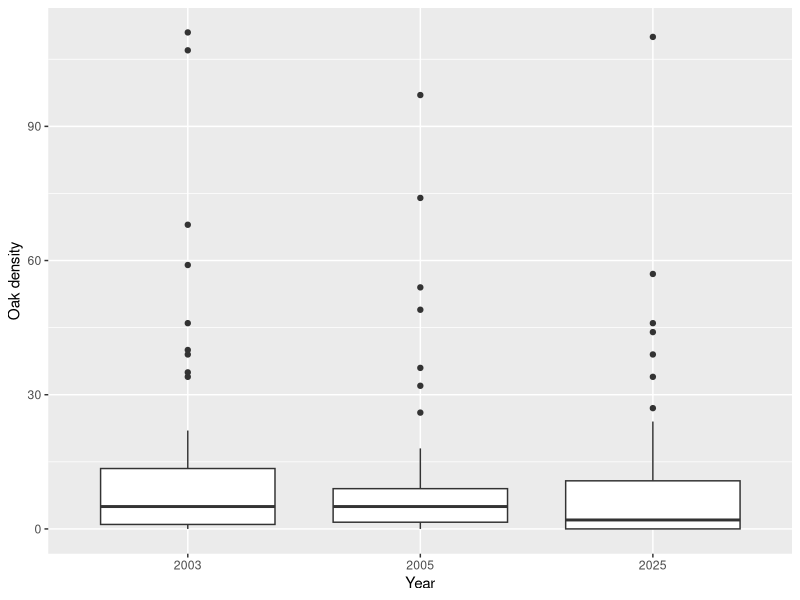
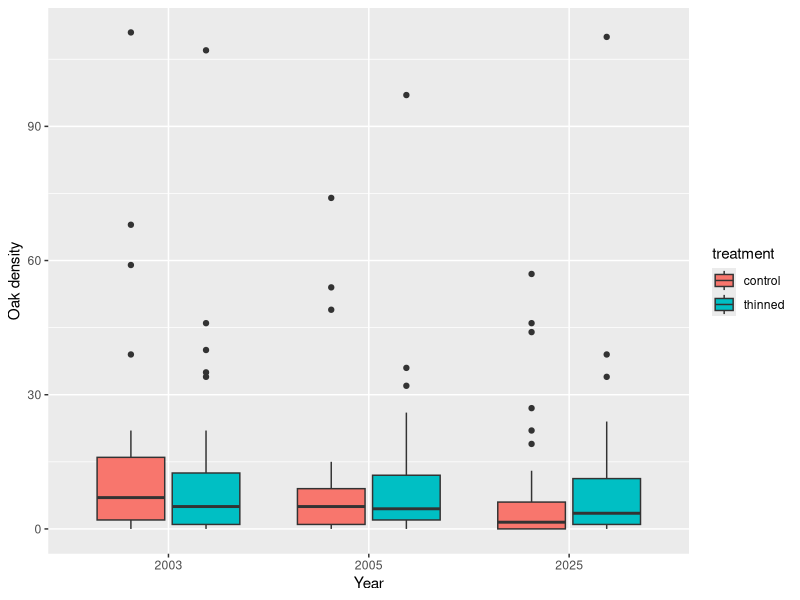
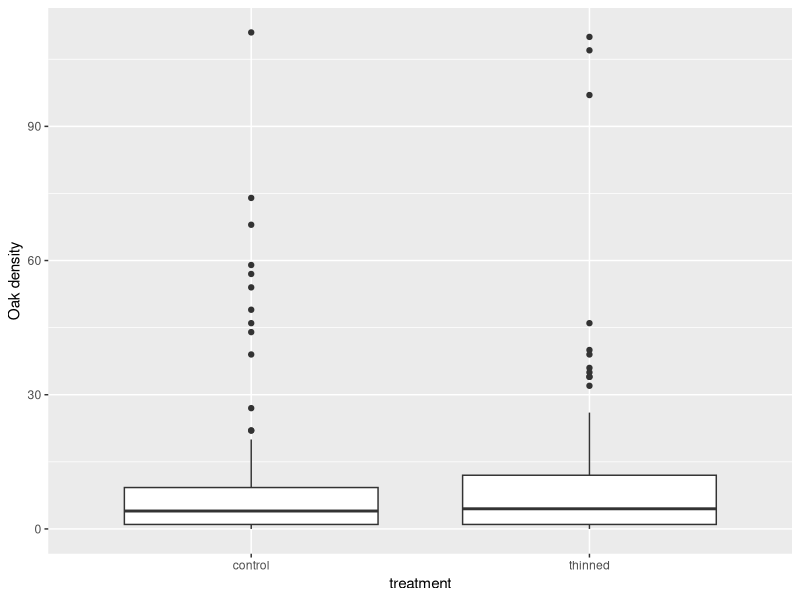
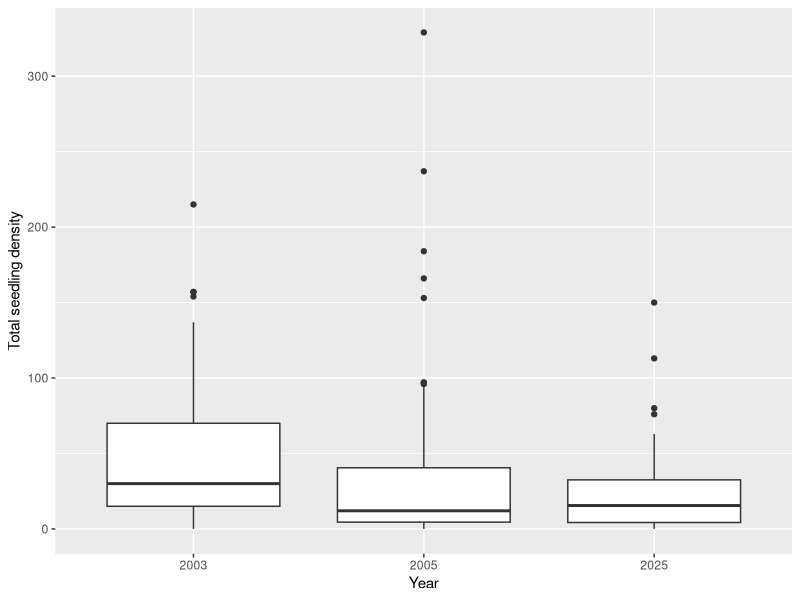
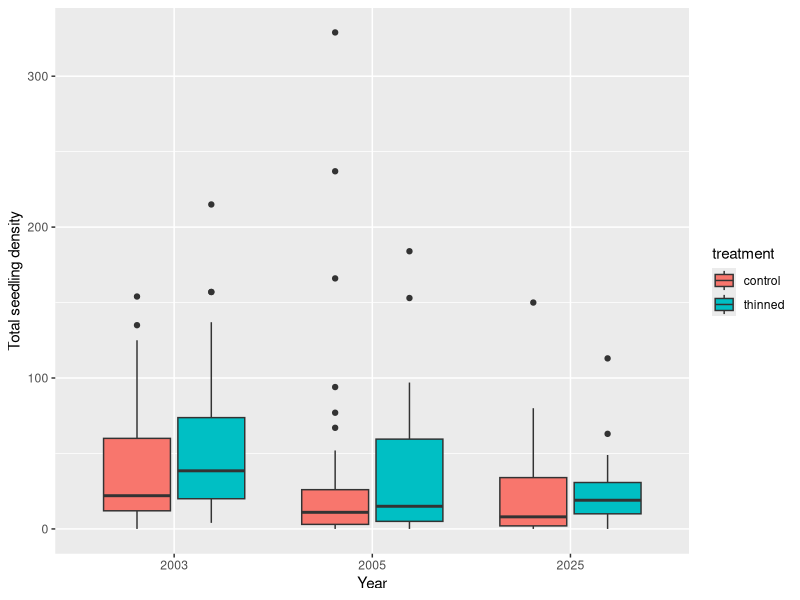
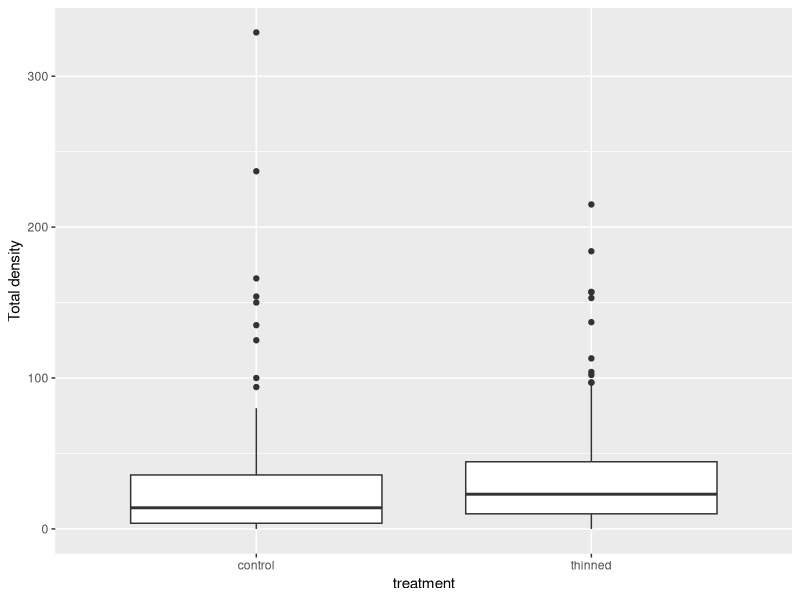
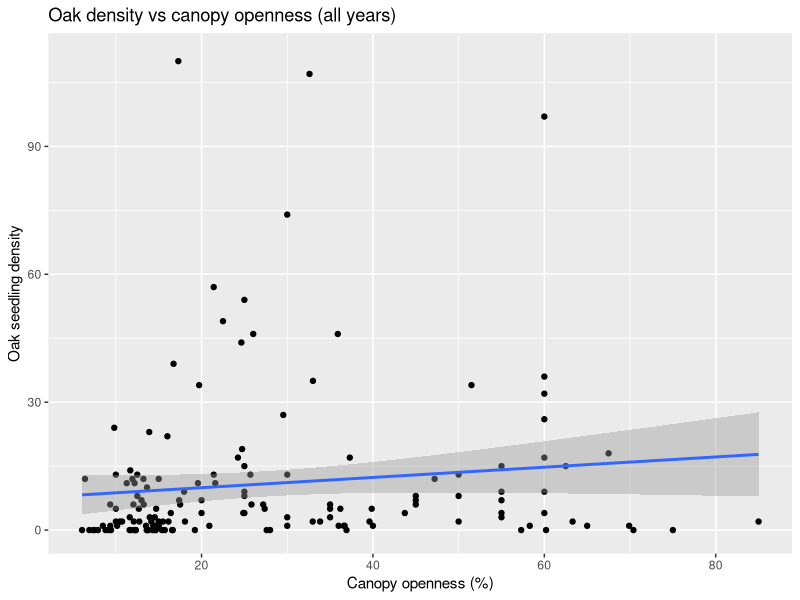
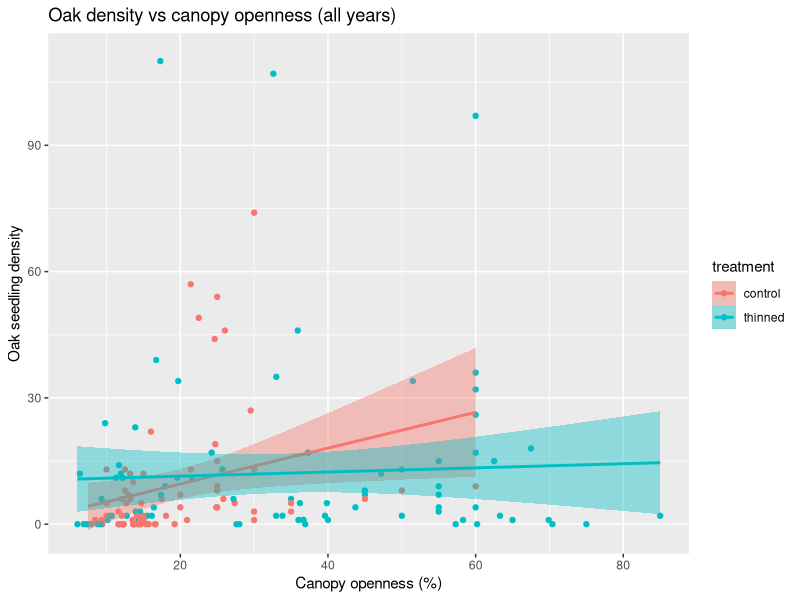

Write the R code that produced these figures, in order.
#Exploratory figures 16/3/2026

library(readr)
library(dplyr)
library(ggplot2)
library(GGally)

regeneration <- read_csv("processed_data/regeneration_data.csv")


#Filter to exclude area_type "extended" to remove duplicate seedling rows
regeneration_coreNA <- regeneration %>% 
  filter(area_type != "extended" | is.na(area_type))


#Oak density 2003 vs 2005 vs 2025
oak_density <- regeneration_coreNA %>%
  filter(species == "Quercus sp.") %>%
  group_by(site, plot, treatment, year, transect, subplot, area_m2, canopy_openness, pH, quercus_sp_ba, total_ba) %>%
  summarise(oak_density = sum(density), .groups = "drop")

ggplot(oak_density,
       aes(x = factor(year), y = oak_density)) +
  geom_boxplot() + 
  labs(x = "Year", y = "Oak density")

#Control and treatment separately
ggplot(oak_density,
       aes(x = factor(year), y = oak_density, fill = treatment)) +
  geom_boxplot() + 
  labs(x = "Year", y = "Oak density")

#Overall oak density by treatment (not important)
ggplot(oak_density,
       aes(x = factor(treatment), y = oak_density)) +
  geom_boxplot() + 
  labs(x = "treatment", y = "Oak density")


#Total seedling density 2003 vs 2005 vs 2025
total_density <- regeneration_coreNA %>% 
  group_by(site, plot, treatment, year, transect, subplot, area_m2, canopy_openness, pH, quercus_sp_ba, total_ba) %>% 
  summarise(total_density = sum(density), .groups = "drop")

ggplot(total_density,
       aes(x = factor(year), y = total_density)) +
  geom_boxplot() + 
  labs(x = "Year", y = "Total seedling density")

#Control and treatment separately
ggplot(total_density,
       aes(x = factor(year), y = total_density, fill = treatment)) +
  geom_boxplot() + 
  labs(x = "Year", y = "Total seedling density")

#Total density by treatment (not important)
ggplot(total_density,
       aes(x = factor(treatment), y = total_density)) +
  geom_boxplot() + 
  labs(x = "treatment", y = "Total density")


#Oak density vs canopy openness, all years
ggplot(oak_density, aes(x = canopy_openness, y = oak_density)) + 
  geom_point() +
  geom_smooth(method = "lm") +
  labs(x = "Canopy openness (%)",
       y = "Oak seedling density",
       title = "Oak density vs canopy openness (all years)")

#All years with treatment
ggplot(oak_density, aes(x = canopy_openness, y = oak_density, fill = treatment, color = treatment)) + 
  geom_point() +
  geom_smooth(method = "lm") +
  labs(x = "Canopy openness (%)",
       y = "Oak seedling density",
       title = "Oak density vs canopy openness (all years)")

#2003 (canopy values only in treatment plots of three sites)
ggplot(oak_density %>% filter(year == 2003), 
       aes(x = canopy_openness, y = oak_density)) + 
  geom_point() +
  geom_smooth(method = "lm") +
  labs(x = "Canopy openness (%)",
       y = "Oak seedling density",
       title = "Oak density vs canopy openness (2003)")

#2005
ggplot(oak_density %>% filter(year == 2005), 
       aes(x = canopy_openness, y = oak_density)) + 
  geom_point() +
  geom_smooth(method = "lm") +
  labs(x = "Canopy openness (%)",
       y = "Oak seedling density",
       title = "Oak density vs canopy openness (2005)")

#2005 with treatment
ggplot(oak_density %>% filter(year == 2005), 
       aes(x = canopy_openness, y = oak_density, fill = treatment, color = treatment)) + 
  geom_point() +
  geom_smooth(method = "lm") +
  labs(x = "Canopy openness (%)",
       y = "Oak seedling density",
       title = "Oak density vs canopy openness (2005)")

#2025 (canopy openness was measured for all subplots)
ggplot(oak_density %>% filter(year == 2025),
       aes(x = canopy_openness, y = oak_density)) + 
  geom_point() +
  geom_smooth(method = "lm") +
  labs(x = "Canopy openness (%)",
       y = "Oak seedling density",
       title = "Oak density vs canopy openness (2025)")

#2025 with treatment
ggplot(oak_density %>% filter(year == 2025),
       aes(x = canopy_openness, y = oak_density, fill = treatment, color = treatment)) + 
  geom_point() +
  geom_smooth(method = "lm") +
  labs(x = "Canopy openness (%)",
       y = "Oak seedling density",
       title = "Oak density vs canopy openness (2025)")


#Total seedling density vs canopy openness, all years
ggplot(total_density, aes(x = canopy_openness, y = total_density)) +
  geom_point() +
  geom_smooth(method = "lm") +
  labs(x = "Canopy openness (%)",
       y = "Total seedling density",
       title = "Total seedling density vs canopy openness (all years)")

#All years with treatment
ggplot(total_density, aes(x = canopy_openness, y = total_density, fill = treatment, color = treatment)) +
  geom_point() +
  geom_smooth(method = "lm") +
  labs(x = "Canopy openness (%)",
       y = "Total seedling density",
       title = "Total seedling density vs canopy openness (all years)")

#2003 (canopy values only in treatment plots of three sites)
ggplot(total_density %>% filter(year == 2003),
       aes(x = canopy_openness, y = total_density)) +
  geom_point() +
  geom_smooth(method = "lm") +
  labs(x = "Canopy openness (%)",
       y = "Total seedling density",
       title = "Total seedling density vs canopy openness (2003)")

#2005
ggplot(total_density %>% filter(year == 2005),
       aes(x = canopy_openness, y = total_density)) +
  geom_point() +
  geom_smooth(method = "lm") +
  labs(x = "Canopy openness (%)",
       y = "Total seedling density",
       title = "Total seedling density vs canopy openness (2005)")

#2005 with treatment
ggplot(total_density %>% filter(year == 2005),
       aes(x = canopy_openness, y = total_density, fill = treatment, color = treatment)) +
  geom_point() +
  geom_smooth(method = "lm") +
  labs(x = "Canopy openness (%)",
       y = "Total seedling density",
       title = "Total seedling density vs canopy openness (2005)")

#2025
ggplot(total_density %>% filter(year == 2025),
       aes(x = canopy_openness, y = total_density)) +
  geom_point() +
  geom_smooth(method = "lm") +
  labs(x = "Canopy openness (%)",
       y = "Total seedling density",
       title = "Total seedling density vs canopy openness (2025)")

#2025 with treatment
ggplot(total_density %>% filter(year == 2025),
       aes(x = canopy_openness, y = total_density, fill = treatment, color = treatment)) +
  geom_point() +
  geom_smooth(method = "lm") +
  labs(x = "Canopy openness (%)",
       y = "Total seedling density",
       title = "Total seedling density vs canopy openness (2025)")

#Without oak
others_density <- regeneration_coreNA %>% 
  filter(species != "Quercus sp.") %>% 
  group_by(site, plot, treatment, year, transect, subplot, area_m2, canopy_openness, pH, quercus_sp_ba, total_ba) %>%
  summarise(others_density = sum(density), .groups = "drop")

#All years without oak
ggplot(others_density, aes(x = canopy_openness, y = others_density)) +
  geom_point() +
  geom_smooth(method = "lm") +
  labs(x = "Canopy openness (%)",
       y = "Total seedling density without oak",
       title = "Total seedling density (no oaks) vs canopy openness (all years)")

#With treatment
ggplot(others_density, aes(x = canopy_openness, y = others_density, fill = treatment, color = treatment)) +
  geom_point() +
  geom_smooth(method = "lm") +
  labs(x = "Canopy openness (%)",
       y = "Total seedling density without oak",
       title = "Total seedling density (no oaks) vs canopy openness (all years)")

#2003 without oak (canopy values only in treatment plots of three sites)
ggplot(others_density %>% filter(year == 2003),
       aes(x = canopy_openness, y = others_density)) +
  geom_point() +
  geom_smooth(method = "lm") +
  labs(x = "Canopy openness (%)",
       y = "Total seedling density without oak",
       title = "Total seedling density (no oaks) vs canopy openness (2003)")

#2005 without oak
ggplot(others_density %>% filter(year == 2005),
       aes(x = canopy_openness, y = others_density)) +
  geom_point() +
  geom_smooth(method = "lm") +
  labs(x = "Canopy openness (%)",
       y = "Total seedling density without oak",
       title = "Total seedling density (no oaks) vs canopy openness (2005)")

#With treatment
ggplot(others_density %>% filter(year == 2005),
       aes(x = canopy_openness, y = others_density, fill = treatment, color = treatment)) +
  geom_point() +
  geom_smooth(method = "lm") +
  labs(x = "Canopy openness (%)",
       y = "Total seedling density without oak",
       title = "Total seedling density (no oaks) vs canopy openness (2005)")

#Only 2025 without oak
ggplot(others_density %>% filter(year == 2025),
       aes(x = canopy_openness, y = others_density)) +
  geom_point() +
  geom_smooth(method = "lm") +
  labs(x = "Canopy openness (%)",
       y = "Total seedling density without oak",
       title = "Total seedling density (no oak) vs canopy openness (2025)")

#With treatment
ggplot(others_density %>% filter(year == 2025),
       aes(x = canopy_openness, y = others_density, fill = treatment, color = treatment)) +
  geom_point() +
  geom_smooth(method = "lm") +
  labs(x = "Canopy openness (%)",
       y = "Total seedling density without oak",
       title = "Total seedling density (no oak) vs canopy openness (2025)")


#Oak density vs pH
ggplot(oak_density, aes(x = pH, y = oak_density, fill = treatment, color = treatment)) + 
  geom_point() +
  geom_smooth(method = "lm") +
  labs(x = "pH", y = "Oak seedling density")

#Total seedling density vs pH
ggplot(total_density, aes(x = pH, y = total_density, fill = treatment, color = treatment)) + 
  geom_point() +
  geom_smooth(method = "lm") +
  labs(x = "pH", y = "Total seedling density")

#Other species' seedling density vs pH
ggplot(others_density, aes(x = pH, y = others_density, fill = treatment, color = treatment)) + 
  geom_point() +
  geom_smooth(method = "lm") +
  labs(x = "pH", y = "Other species' seedling density")


#Oak seedling density vs oak basal area
ggplot(oak_density, aes(x = quercus_sp_ba, y = oak_density, fill = treatment)) + 
  geom_point() + 
  geom_smooth(method = "lm") +
  labs(x = "Oak basal area m^2/ha", y = "Oak seedling density")

#Oak seedling density vs total basal area
ggplot(oak_density, aes(x = total_ba, y = oak_density, fill = treatment)) + 
  geom_point() + 
  geom_smooth(method = "lm") +
  labs(x = "Total basal area m^2/ha", y = "Oak seedling density")

#Basal area without oak
others_ba <- regeneration_coreNA %>% 
  group_by(site, plot, treatment, year, transect, subplot, area_m2, canopy_openness, pH, quercus_sp_ba, total_ba) %>%
  summarise(oak_density = sum(density), .groups = "drop") %>% 
  mutate(others_ba = total_ba - quercus_sp_ba) 

#Oak seedling density vs other species' basal area
ggplot(others_ba, aes(x = others_ba, y = oak_density)) + 
  geom_point() + 
  geom_smooth(method = "lm") +
  labs(x = "Other species' basal area m^2/ha", y = "Oak seedling density")


#Correlation matrix
ggpairs(oak_density,
        columns = c("oak_density", "canopy_openness", "pH", "quercus_sp_ba", "total_ba"),
        aes(color = treatment, alpha = 0.6))
